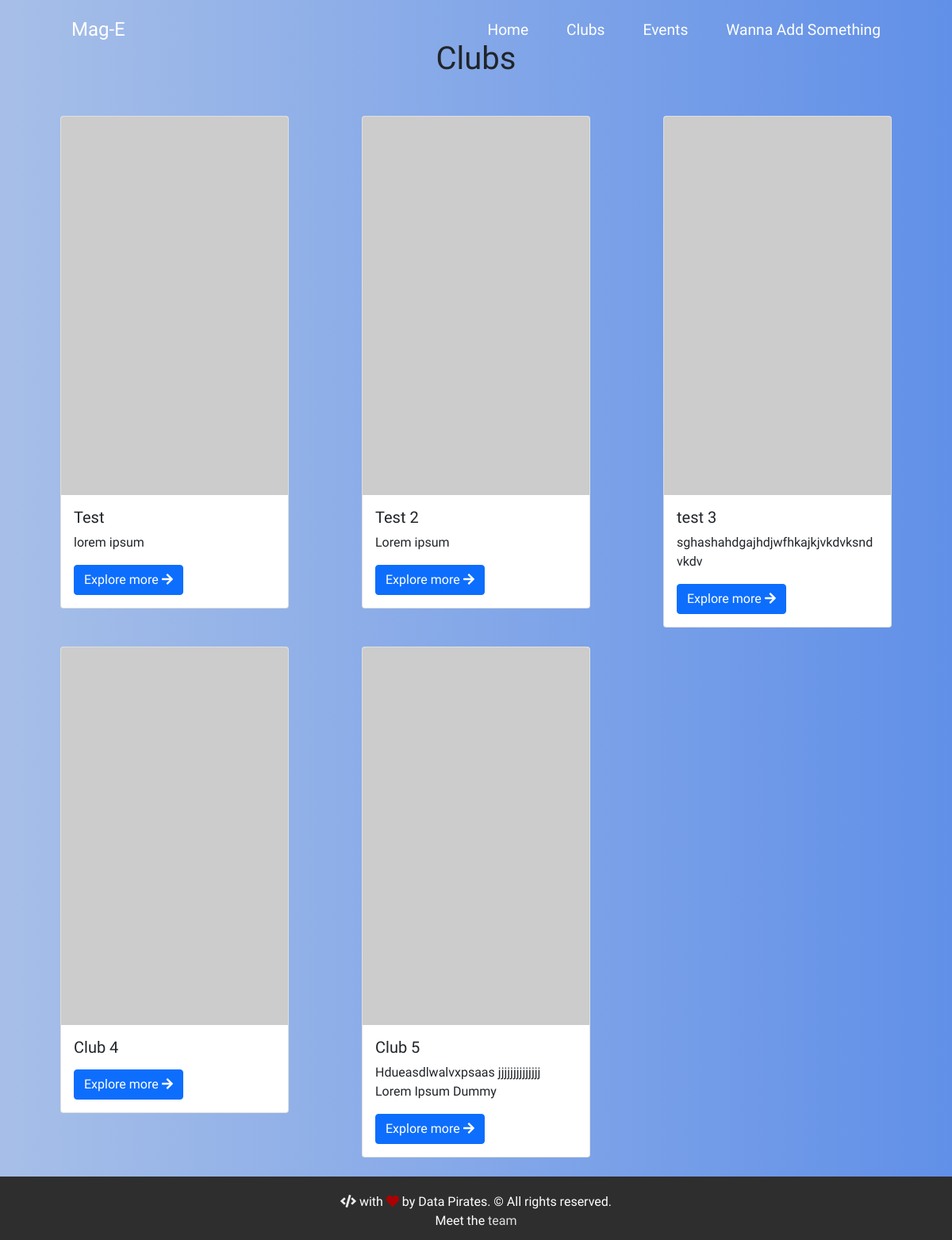
/clubs/, run on an earlier commit of the app's database.
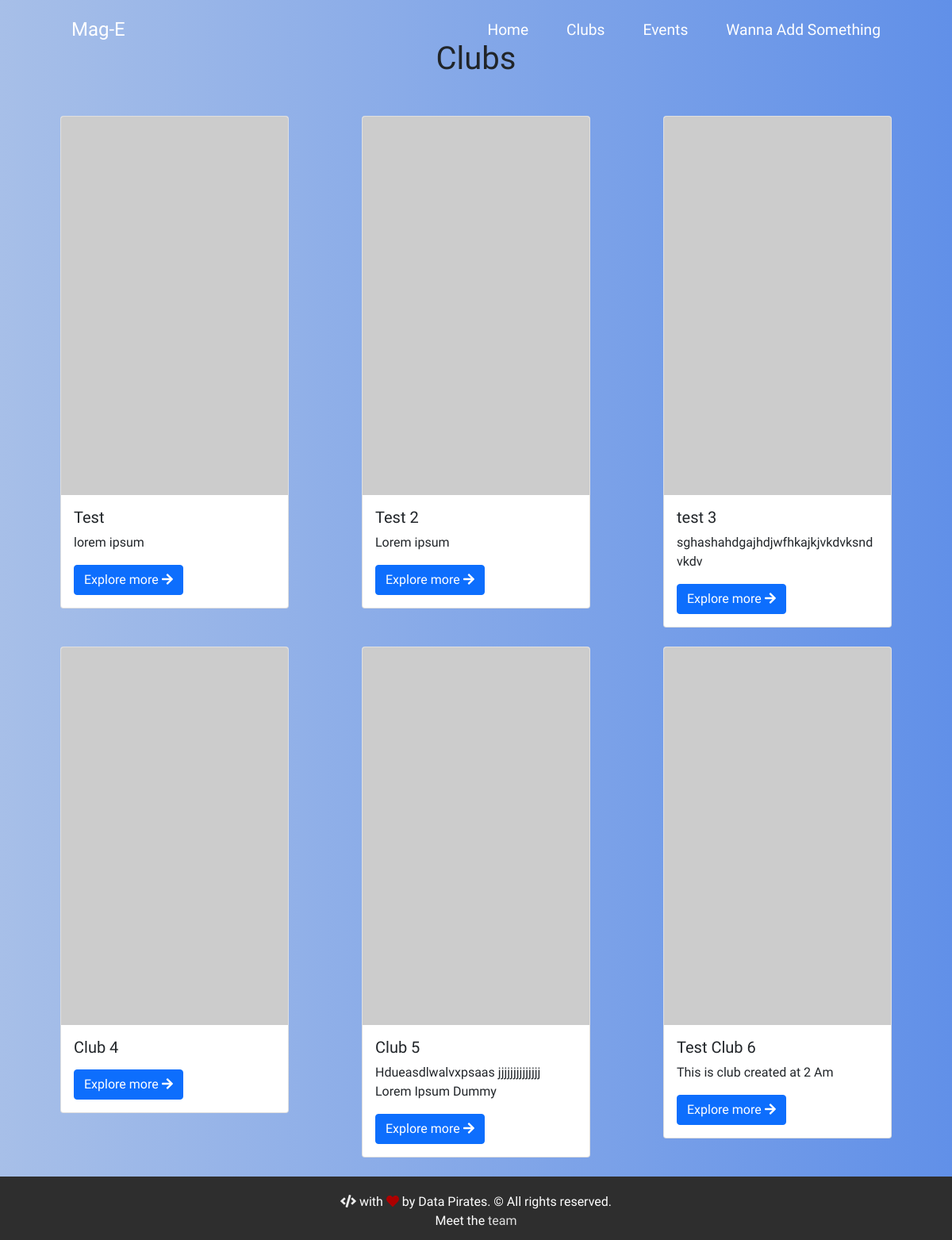
And on a later commit of the database.
### clubs/models.py (models this page shows, shortened)
class Club(models.Model):
    club_name = models.CharField(max_length=255, null=True, blank=True)
    club_desc = models.TextField(max_length=600, null=True, blank=True)
    club_logo = models.TextField(max_length=600, null=True, blank=True)
    youtube_channel = models.CharField(max_length=300, null=True, blank=True)
    website = models.CharField(max_length=300, null=True, blank=True)
    facebook = models.CharField(max_length=400, null=True, blank=True)
    instagram = models.CharField(max_length=300, null=True, blank=True)
    discord = models.CharField(max_length=300, null=True, blank=True)
    linkedin = models.CharField(max_length=400, null=True, blank=True)

### clubs/views.py (the view)
# urls.py: path('', views.clubs_view, name='clubs_view'),
def clubs_view(request):
    clubs = Club.objects.all()
    context = {
        'clubs': clubs
    }
    return render(request, 'clubs.html', context=context)

### templates/clubs.html (shortened to what this page needs)
{% extends 'base.html' %}
{% block content %}
<h1 class='text-center mb-5 club-padding'>Clubs</h1>
<div class="container">
    <div class="row row-cols-1 row-cols-sm-2 row-cols-md-3">
        {% for club in clubs %}
        <div class="col">
            <div class="card mx-auto mb-4" style="width: 18rem;">
                {% if club.club_logo|length > 0 %}
                <img src="{{club.club_logo}}" class="card-img-top" alt="...">
                {% else %}
                <img src="https://via.placeholder.com/300
C/O https://placeholder.com/300x500" class="card-img-top" alt="...">
                {% endif %}
                <div class="card-body">
                    <h5 class="card-title">{{club.club_name}}</h5>
                    <p class="card-text">{{club.club_desc}}</p>
                    <a href="{% url 'club_detail' club.id %}" class="btn btn-primary">Explore more <i class="fas fa-arrow-right"></i></a>
                </div>
            </div>
        </div>
        {% endfor %}
    </div>
</div>
{% endblock %}

What changed in the data, as far as the page shows it:
added Club: club_name "Test Club 6", club_desc "This is club created at 2 Am"
